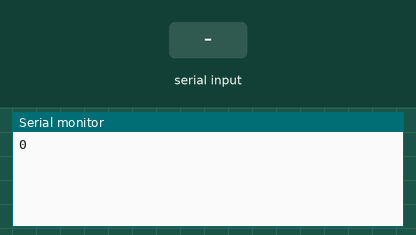
Recording of a sketch running on a simulated Arduino Mega 2560, built with avr-gcc and run on an emulated ATmega2560. Parts: the last lines printed to the serial monitor. Inputs (shaded band) come from the test bench.

Above: at 1.2 s.
1.3 s: "1" received over the second serial link
At 2.7 s:
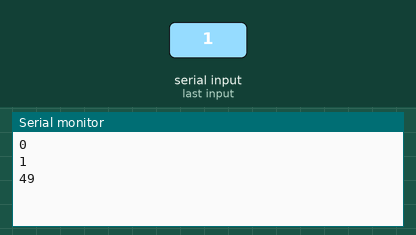
2.8 s: "0" received over the second serial link
At 4.2 s:
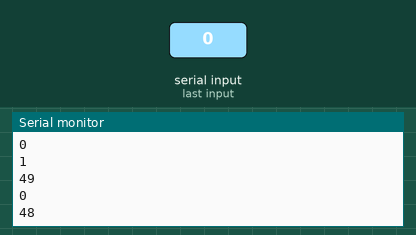
4.3 s: "2" received over the second serial link
At 6.1 s:
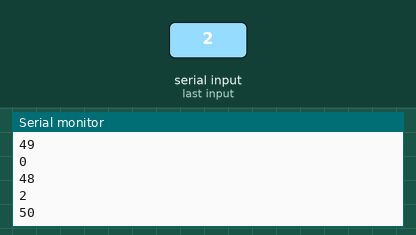
Timing chart, 0 to 7.6 s (numbered marks = the images above; inputs shaded):
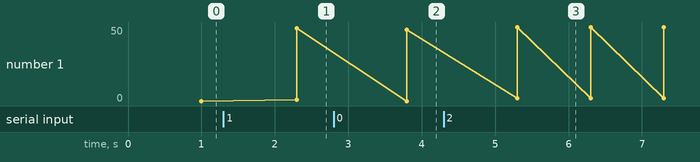

Measured:
- after the input at 1.3 s, the serial monitor: prints a new line after 1.0 s (image 1)
- after the input at 2.8 s, the serial monitor: prints a new line after 1.0 s (image 2)
- after the input at 4.3 s, the serial monitor: prints a new line after 1.0 s (image 3)
- plotted number 1: 0 → 49 after the input at 1.3 s, 49 → 48 after the input at 2.8 s, 48 → 50 after the input at 4.3 s

The sketch:

ofMaster.ino
```cpp
char mystr[40]; //Initialized variable to store recieved data

void setup() {
  // Begin the Serial at 9600 Baud
  Serial3.begin(115200);
  Serial.begin(115200);
}

void loop() {
  Serial3.readBytes(mystr,40); //Read the serial data and store in var
  if(mystr!=""){
  Serial.println(mystr); //Print data on Serial Monitor
  }
  int x = mystr[0];
  Serial.println(x);
 //   Serial.println("LOLYES");
}
```
